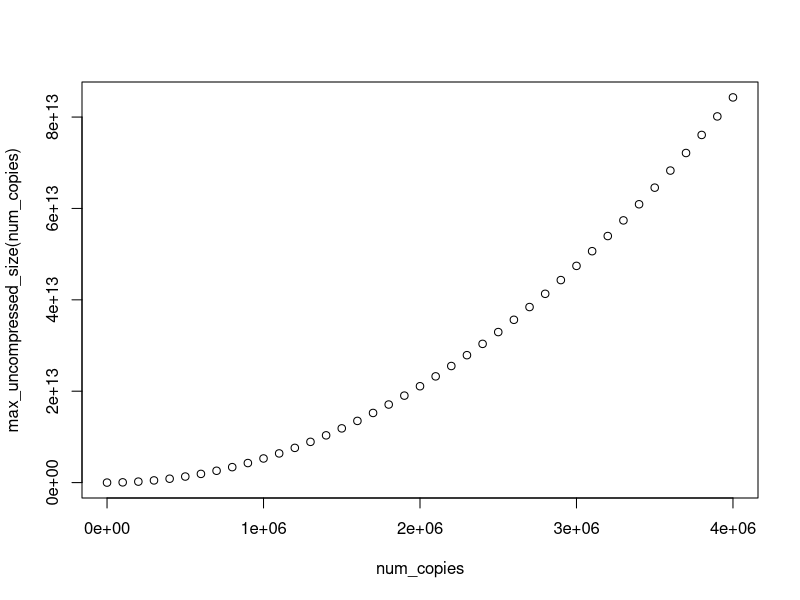

Source code (R):
B <- 36

# Combined length of n filenames generated according to our 36-digit
# scheme: 0 1 ... Z 00 01 ... 0Z 10 11 ... 1Z ... ZZ 000. Look at it
# like this: if we have n filenames, then all n of them have at least 1
# digit; all but 10 have at least 2 digits; all but 100 have at least 3
# digits, all but 1000 have at least 4 digits; and so on. In general,
# the length of the longest filename increases by 1 at each index that
# is a repunit 11...1₃₆ = 1 + 36 + 36² + ... + 36^(d−1) = (36^d−1)/(36−1).
# Let d be the length of the longest repunit not greater than n. Then
# the combined length of filenames is
#   Sum from 1 to d of: n+1 − (36^d−1)/(36−1)
#    = d×(n+1) - Sum from 1 to d of: (36^d−1)/(36−1)
#    = d×(n+1) − (36^d−1)×36/(36−1)² - d/(36−1)
# where the last equality comes from adapting a formula for the partial
# sums of base-10 repunits from https://oeis.org/A014824.
#
# In the case where the base is 2, this is the same as
# https://oeis.org/A061168.
sum_filename_lengths <- function(n) {
	d <- floor(log((n+1)/(B/(B-1)), B)) + 1
	d*(n+1) - ((B^d-1)/(B-1) * B/(B-1) - d/(B-1))
}

compressed_size <- function(deflate_size, num_copies) {
	size <- 0
	size <- size + 16 + deflate_size # 16 is DEFLATE compression overhead
	size <- size + 30 * 1 + sum_filename_lengths(1) # Local File Headers
	size <- size + 46 * num_copies # Central Directory Headers
	size <- size + sum_filename_lengths(num_copies) # Filenames in Central Directory Headers
	size <- size + 22 # EOCD
	size
}

uncompressed_size <- function(deflate_size, num_copies) {
	size <- 0
	size <- size + (1 + 1032 + deflate_size * 1032) * num_copies
	size
}

# compressed_size(21094-16, 250)
# uncompressed_size(21094-16, 250)

# compressed_size(500000-16, 1297)
# uncompressed_size(500000-16, 1297)

copies_size <- function(num_copies) {
	num_copies * 46 + sum_filename_lengths(num_copies)
}

optimize <- function(total_size) {
	avail <- total_size - 30 - 16 - 22 - sum_filename_lengths(1)
	num_copies <- (0:(avail/46))[[with(list(n=0:(avail/46)), {
		# plot(n, uncompressed_size(avail - copies_size(n), n))
		which.max(uncompressed_size(avail - copies_size(n), n))
	})]]
	deflate_size = avail - copies_size(num_copies)
	list(deflate_size=deflate_size, num_copies=num_copies)
}

with(optimize(42374), {
	print(c(deflate_size, num_copies))
	print(compressed_size(deflate_size, num_copies))
	print(uncompressed_size(deflate_size, num_copies))
})

max_uncompressed_size <- Vectorize(function(total_size) {
	with(optimize(total_size),
		uncompressed_size(deflate_size, num_copies))
})

with(list(num_copies=seq(0, 4000000, 100000)),
	plot(num_copies, max_uncompressed_size(num_copies)))
